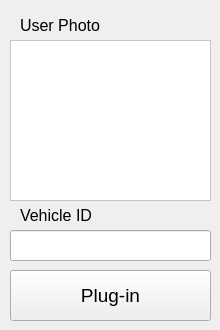
    <widget class="QWidget" name="pg_auth">
     <widget class="QLabel" name="lb_2">
      <property name="geometry">
       <rect>
        <x>20</x>
        <y>200</y>
        <width>181</width>
        <height>31</height>
       </rect>
      </property>
      <property name="font">
       <font>
        <pointsize>12</pointsize>
       </font>
      </property>
      <property name="text">
       <string>Vehicle ID</string>
      </property>
     </widget>
     <widget class="QLabel" name="lb_user_photo">
      <property name="geometry">
       <rect>
        <x>10</x>
        <y>40</y>
        <width>201</width>
        <height>161</height>
       </rect>
      </property>
      <property name="styleSheet">
       <string notr="true">background-color: white;</string>
      </property>
      <property name="frameShape">
       <enum>QFrame::StyledPanel</enum>
      </property>
      <property name="frameShadow">
       <enum>QFrame::Plain</enum>
      </property>
      <property name="text">
       <string/>
      </property>
      <property name="alignment">
       <set>Qt::AlignCenter</set>
      </property>
      <property name="wordWrap">
       <bool>false</bool>
      </property>
     </widget>
     <widget class="QPushButton" name="bt_plug_in">
      <property name="geometry">
       <rect>
        <x>10</x>
        <y>270</y>
        <width>201</width>
        <height>51</height>
       </rect>
      </property>
      <property name="font">
       <font>
        <pointsize>14</pointsize>
       </font>
      </property>
      <property name="autoFillBackground">
       <bool>false</bool>
      </property>
      <property name="text">
       <string>Plug-in</string>
      </property>
     </widget>
     <widget class="QLineEdit" name="le_car_id">
      <property name="enabled">
       <bool>true</bool>
      </property>
      <property name="geometry">
       <rect>
        <x>10</x>
        <y>230</y>
        <width>201</width>
        <height>31</height>
       </rect>
      </property>
      <property name="alignment">
       <set>Qt::AlignCenter</set>
      </property>
     </widget>
     <widget class="QLabel" name="lb_1">
      <property name="geometry">
       <rect>
        <x>20</x>
        <y>10</y>
        <width>181</width>
        <height>31</height>
       </rect>
      </property>
      <property name="font">
       <font>
        <pointsize>12</pointsize>
       </font>
      </property>
      <property name="text">
       <string>User Photo</string>
      </property>
     </widget>
    </widget>
